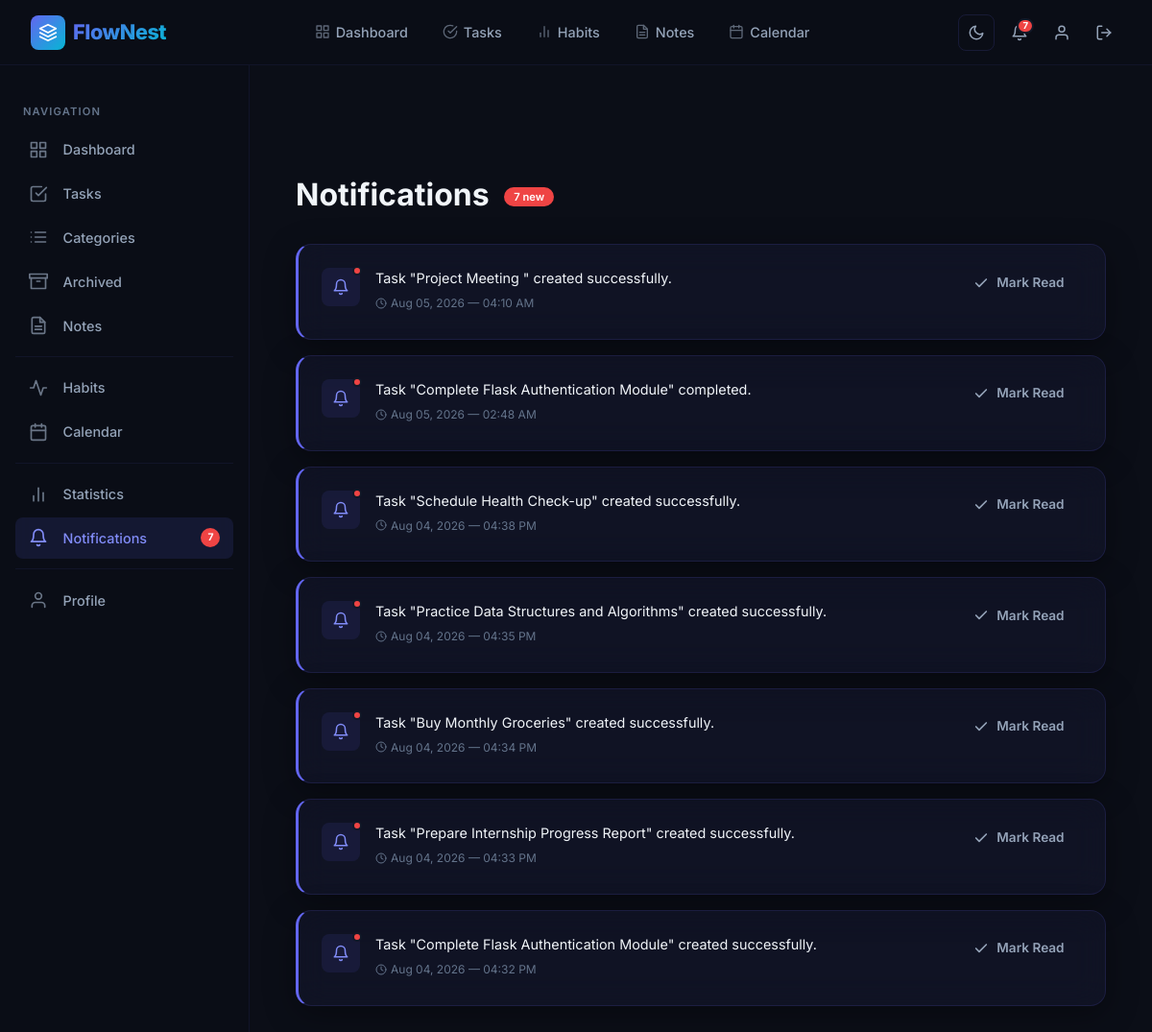
Screenshot of /notifications/ (signed in) with the database file from the repository.
### app/models.py (models this page shows, shortened)
class Notification(db.Model):
    __tablename__ = "notifications"
    id = db.Column(
        db.Integer,
        primary_key=True
    )
    message = db.Column(
        db.String(255),
        nullable=False
    )
    is_read = db.Column(
        db.Boolean,
        default=False
    )
    created_at = db.Column(
        db.DateTime,
        default=datetime.utcnow
    )
    user_id = db.Column(
        db.Integer,
        db.ForeignKey("users.id"),
        nullable=False
    )
    user = db.relationship(
        "User",
        back_populates="notifications"
    )

### app/routes/notifications.py (the view)
@notifications.route("/")
@login_required
def list_notifications():
    notifications = Notification.query.filter_by(
        user_id=current_user.id
    ).order_by(
        Notification.created_at.desc()
    ).all()
    return render_template(
        "notifications/list.html",
        notifications=notifications
    )

### app/extensions.py (called while the page is built)
@login_manager.user_loader
def load_user(user_id):
    from app.models import User
    return User.query.get(int(user_id))

### app/templates/notifications/list.html (shortened to what this page needs)
{% extends "base.html" %}
{% block content %}
<div class="page-wrapper with-sidebar">
    <div class="page-content">
        <div class="page-header fade-in">
            <h2>
                Notifications
                {% set unread = notifications | selectattr('is_read', 'false') | list | length %}
                {% if unread > 0 %}
                <span class="header-count-badge">{{ unread }} new</span>
                {% endif %}
            </h2>
        </div>
        {% if notifications %}
        <div class="notifications-list">
            {% for notification in notifications %}
            <div class="glass-card notification-card {{ 'notification-unread' if not notification.is_read else 'notification-read' }} fade-in fade-in-delay-{{ loop.index % 4 }}" id="notification-{{ notification.id }}">
                <div class="notification-icon-wrap">
                    {% if not notification.is_read %}
                    <div class="notification-dot"></div>
                    {% endif %}
                    <svg width="18" height="18" viewBox="0 0 24 24" fill="none" stroke="currentColor" stroke-width="2"
                        stroke-linecap="round" stroke-linejoin="round">
                        <path d="M18 8A6 6 0 0 0 6 8c0 7-3 9-3 9h18s-3-2-3-9"></path>
                        <path d="M13.73 21a2 2 0 0 1-3.46 0"></path>
                    </svg>
                </div>
                <div class="notification-body">
                    <p class="notification-message">{{ notification.message }}</p>
                    <span class="notification-time">
                        <svg width="12" height="12" viewBox="0 0 24 24" fill="none" stroke="currentColor" stroke-width="2"
                            stroke-linecap="round" stroke-linejoin="round">
                            <circle cx="12" cy="12" r="10"></circle>
                            <polyline points="12 6 12 12 16 14"></polyline>
                        </svg>
                        {{ notification.created_at.strftime("%b %d, %Y — %I:%M %p") }}
                    </span>
                </div>
                <div class="notification-actions">
                    {% if not notification.is_read %}
                    <a href="{{ url_for('notifications.mark_read', id=notification.id) }}" class="btn btn-ghost btn-sm notification-mark-btn" title="Mark as read">
                        <svg width="16" height="16" viewBox="0 0 24 24" fill="none" stroke="currentColor" stroke-width="2.5"
                            stroke-linecap="round" stroke-linejoin="round">
                            <polyline points="20 6 9 17 4 12"></polyline>
                        </svg>
                        Mark Read
                    </a>
                    {% endif %}
                </div>
            </div>
            {% endfor %}
        </div>
        {% endif %}
    </div>
</div>
{% endblock %}

### rows the page displays
Notification: is_read False (drawn), message "Task \"Project Meeting \" created successfully.", created_at "Aug 05, 2026 — 04:10 AM"
Notification: is_read False (drawn), message "Task \"Complete Flask Authentication Module\" completed.", created_at "Aug 05, 2026 — 02:48 AM"
Notification: is_read False (drawn), message "Task \"Schedule Health Check-up\" created successfully.", created_at "Aug 04, 2026 — 04:38 PM"
Notification: is_read False (drawn), message "Task \"Practice Data Structures and Algorithms\" created successfully.", created_at "Aug 04, 2026 — 04:35 PM"
Notification: is_read False (drawn), message "Task \"Buy Monthly Groceries\" created successfully.", created_at "Aug 04, 2026 — 04:34 PM"
Notification: is_read False (drawn), message "Task \"Prepare Internship Progress Report\" created successfully.", created_at "Aug 04, 2026 — 04:33 PM"
Notification: is_read False (drawn), message "Task \"Complete Flask Authentication Module\" created successfully.", created_at "Aug 04, 2026 — 04:32 PM"

### other values shown
{{ unread_count }} "7"
{{ unread }} "7"
